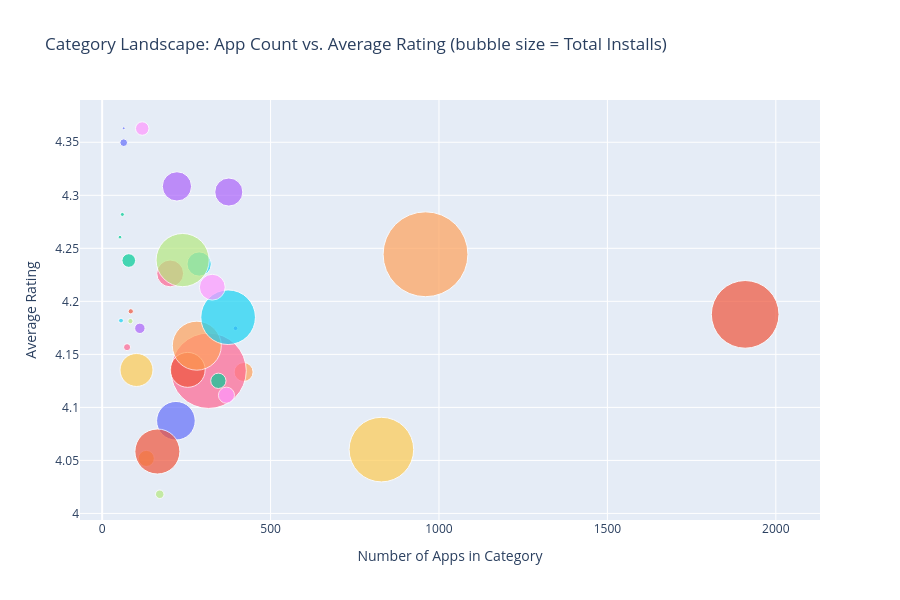

The code cell stored with this chart in its notebook:
### Markdown cell above
## 9. Interactive Visualisation (Plotly)

### Code cell
category_summary = apps.groupby('Category').agg(
    App_Count=('App', 'count'),
    Avg_Rating=('Rating', 'mean'),
    Total_Installs=('Installs', 'sum')
).reset_index()

fig = px.scatter(
    category_summary,
    x='App_Count',
    y='Avg_Rating',
    size='Total_Installs',
    color='Category',
    hover_name='Category',
    size_max=60,
    title='Category Landscape: App Count vs. Average Rating (bubble size = Total Installs)',
    labels={'App_Count': 'Number of Apps in Category', 'Avg_Rating': 'Average Rating'}
)
fig.update_layout(showlegend=False, height=600)
fig.show()

### Figure 1 — Plotly figure (JSON) as saved in the notebook; plotly's stock layout.template omitted (floating-point values rounded to 4 significant figures)
{"data": [{"hovertemplate": "<b>%{hovertext}</b><br><br>Category=ART_AND_DESIGN<br>Number of Apps in Category=%{x}<br>Average Rating=%{y}<br>Total_Installs=%{marker.size}<extra></extra>", "hovertext": ["ART_AND_DESIGN"], "legendgroup": "ART_AND_DESIGN", "marker": {"color": "#636efa", "size": [114338100], "sizemode": "area", "sizeref": 3880000.0, "symbol": "circle"}, "mode": "markers", "name": "ART_AND_DESIGN", "orientation": "v", "showlegend": true, "type": "scatter", "x": [64], "xaxis": "x", "y": [4.35], "yaxis": "y"}, {"hovertemplate": "<b>%{hovertext}</b><br><br>Category=AUTO_AND_VEHICLES<br>Number of Apps in Category=%{x}<br>Average Rating=%{y}<br>Total_Installs=%{marker.size}<extra></extra>", "hovertext": ["AUTO_AND_VEHICLES"], "legendgroup": "AUTO_AND_VEHICLES", "marker": {"color": "#EF553B", "size": [53130211], "sizemode": "area", "sizeref": 3880000.0, "symbol": "circle"}, "mode": "markers", "name": "AUTO_AND_VEHICLES", "orientation": "v", "showlegend": true, "type": "scatter", "x": [85], "xaxis": "x", "y": [4.191], "yaxis": "y"}, {"hovertemplate": "<b>%{hovertext}</b><br><br>Category=BEAUTY<br>Number of Apps in Category=%{x}<br>Average Rating=%{y}<br>Total_Installs=%{marker.size}<extra></extra>", "hovertext": ["BEAUTY"], "legendgroup": "BEAUTY", "marker": {"color": "#00cc96", "size": [27197050], "sizemode": "area", "sizeref": 3880000.0, "symbol": "circle"}, "mode": "markers", "name": "BEAUTY", "orientation": "v", "showlegend": true, "type": "scatter", "x": [53], "xaxis": "x", "y": [4.261], "yaxis": "y"}, {"hovertemplate": "<b>%{hovertext}</b><br><br>Category=BOOKS_AND_REFERENCE<br>Number of Apps in Category=%{x}<br>Average Rating=%{y}<br>Total_Installs=%{marker.size}<extra></extra>", "hovertext": ["BOOKS_AND_REFERENCE"], "legendgroup": "BOOKS_AND_REFERENCE", "marker": {"color": "#ab63fa", "size": [1665969576], "sizemode": "area", "sizeref": 3880000.0, "symbol": "circle"}, "mode": "markers", "name": "BOOKS_AND_REFERENCE", "orientation": "v", "showlegend": true, "type": "scatter", "x": [222], "xaxis": "x", "y": [4.308], "yaxis": "y"}, {"hovertemplate": "<b>%{hovertext}</b><br><br>Category=BUSINESS<br>Number of Apps in Category=%{x}<br>Average Rating=%{y}<br>Total_Installs=%{marker.size}<extra></extra>", "hovertext": ["BUSINESS"], "legendgroup": "BUSINESS", "marker": {"color": "#FFA15A", "size": [697164865], "sizemode": "area", "sizeref": 3880000.0, "symbol": "circle"}, "mode": "markers", "name": "BUSINESS", "orientation": "v", "showlegend": true, "type": "scatter", "x": [420], "xaxis": "x", "y": [4.133], "yaxis": "y"}, {"hovertemplate": "<b>%{hovertext}</b><br><br>Category=COMICS<br>Number of Apps in Category=%{x}<br>Average Rating=%{y}<br>Total_Installs=%{marker.size}<extra></extra>", "hovertext": ["COMICS"], "legendgroup": "COMICS", "marker": {"color": "#19d3f3", "size": [44981150], "sizemode": "area", "sizeref": 3880000.0, "symbol": "circle"}, "mode": "markers", "name": "COMICS", "orientation": "v", "showlegend": true, "type": "scatter", "x": [56], "xaxis": "x", "y": [4.182], "yaxis": "y"}, {"hovertemplate": "<b>%{hovertext}</b><br><br>Category=COMMUNICATION<br>Number of Apps in Category=%{x}<br>Average Rating=%{y}<br>Total_Installs=%{marker.size}<extra></extra>", "hovertext": ["COMMUNICATION"], "legendgroup": "COMMUNICATION", "marker": {"color": "#FF6692", "size": [11039276251], "sizemode": "area", "sizeref": 3880000.0, "symbol": "circle"}, "mode": "markers", "name": "COMMUNICATION", "orientation": "v", "showlegend": true, "type": "scatter", "x": [316], "xaxis": "x", "y": [4.135], "yaxis": "y"}, {"hovertemplate": "<b>%{hovertext}</b><br><br>Category=DATING<br>Number of Apps in Category=%{x}<br>Average Rating=%{y}<br>Total_Installs=%{marker.size}<extra></extra>", "hovertext": ["DATING"], "legendgroup": "DATING", "marker": {"color": "#B6E880", "size": [140926107], "sizemode": "area", "sizeref": 3880000.0, "symbol": "circle"}, "mode": "markers", "name": "DATING", "orientation": "v", "showlegend": true, "type": "scatter", "x": [171], "xaxis": "x", "y": [4.018], "yaxis": "y"}, {"hovertemplate": "<b>%{hovertext}</b><br><br>Category=EDUCATION<br>Number of Apps in Category=%{x}<br>Average Rating=%{y}<br>Total_Installs=%{marker.size}<extra></extra>", "hovertext": ["EDUCATION"], "legendgroup": "EDUCATION", "marker": {"color": "#FF97FF", "size": [352952000], "sizemode": "area", "sizeref": 3880000.0, "symbol": "circle"}, "mode": "markers", "name": "EDUCATION", "orientation": "v", "showlegend": true, "type": "scatter", "x": [119], "xaxis": "x", "y": [4.363], "yaxis": "y"}, {"hovertemplate": "<b>%{hovertext}</b><br><br>Category=ENTERTAINMENT<br>Number of Apps in Category=%{x}<br>Average Rating=%{y}<br>Total_Installs=%{marker.size}<extra></extra>", "hovertext": ["ENTERTAINMENT"], "legendgroup": "ENTERTAINMENT", "marker": {"color": "#FECB52", "size": [2113660000], "sizemode": "area", "sizeref": 3880000.0, "symbol": "circle"}, "mode": "markers", "name": "ENTERTAINMENT", "orientation": "v", "showlegend": true, "type": "scatter", "x": [102], "xaxis": "x", "y": [4.135], "yaxis": "y"}, {"hovertemplate": "<b>%{hovertext}</b><br><br>Category=EVENTS<br>Number of Apps in Category=%{x}<br>Average Rating=%{y}<br>Total_Installs=%{marker.size}<extra></extra>", "hovertext": ["EVENTS"], "legendgroup": "EVENTS", "marker": {"color": "#636efa", "size": [15973161], "sizemode": "area", "sizeref": 3880000.0, "symbol": "circle"}, "mode": "markers", "name": "EVENTS", "orientation": "v", "showlegend": true, "type": "scatter", "x": [64], "xaxis": "x", "y": [4.363], "yaxis": "y"}, {"hovertemplate": "<b>%{hovertext}</b><br><br>Category=FAMILY<br>Number of Apps in Category=%{x}<br>Average Rating=%{y}<br>Total_Installs=%{marker.size}<extra></extra>", "hovertext": ["FAMILY"], "legendgroup": "FAMILY", "marker": {"color": "#EF553B", "size": [8885642505], "sizemode": "area", "sizeref": 3880000.0, "symbol": "circle"}, "mode": "markers", "name": "FAMILY", "orientation": "v", "showlegend": true, "type": "scatter", "x": [1909], "xaxis": "x", "y": [4.188], "yaxis": "y"}, {"hovertemplate": "<b>%{hovertext}</b><br><br>Category=FINANCE<br>Number of Apps in Category=%{x}<br>Average Rating=%{y}<br>Total_Installs=%{marker.size}<extra></extra>", "hovertext": ["FINANCE"], "legendgroup": "FINANCE", "marker": {"color": "#00cc96", "size": [455348734], "sizemode": "area", "sizeref": 3880000.0, "symbol": "circle"}, "mode": "markers", "name": "FINANCE", "orientation": "v", "showlegend": true, "type": "scatter", "x": [345], "xaxis": "x", "y": [4.125], "yaxis": "y"}, {"hovertemplate": "<b>%{hovertext}</b><br><br>Category=FOOD_AND_DRINK<br>Number of Apps in Category=%{x}<br>Average Rating=%{y}<br>Total_Installs=%{marker.size}<extra></extra>", "hovertext": ["FOOD_AND_DRINK"], "legendgroup": "FOOD_AND_DRINK", "marker": {"color": "#ab63fa", "size": [211798751], "sizemode": "area", "sizeref": 3880000.0, "symbol": "circle"}, "mode": "markers", "name": "FOOD_AND_DRINK", "orientation": "v", "showlegend": true, "type": "scatter", "x": [112], "xaxis": "x", "y": [4.175], "yaxis": "y"}, {"hovertemplate": "<b>%{hovertext}</b><br><br>Category=GAME<br>Number of Apps in Category=%{x}<br>Average Rating=%{y}<br>Total_Installs=%{marker.size}<extra></extra>", "hovertext": ["GAME"], "legendgroup": "GAME", "marker": {"color": "#FFA15A", "size": [13968924415], "sizemode": "area", "sizeref": 3880000.0, "symbol": "circle"}, "mode": "markers", "name": "GAME", "orientation": "v", "showlegend": true, "type": "scatter", "x": [960], "xaxis": "x", "y": [4.244], "yaxis": "y"}, {"hovertemplate": "<b>%{hovertext}</b><br><br>Category=HEALTH_AND_FITNESS<br>Number of Apps in Category=%{x}<br>Average Rating=%{y}<br>Total_Installs=%{marker.size}<extra></extra>", "hovertext": ["HEALTH_AND_FITNESS"], "legendgroup": "HEALTH_AND_FITNESS", "marker": {"color": "#19d3f3", "size": [1144022512], "sizemode": "area", "sizeref": 3880000.0, "symbol": "circle"}, "mode": "markers", "name": "HEALTH_AND_FITNESS", "orientation": "v", "showlegend": true, "type": "scatter", "x": [288], "xaxis": "x", "y": [4.235], "yaxis": "y"}, {"hovertemplate": "<b>%{hovertext}</b><br><br>Category=HOUSE_AND_HOME<br>Number of Apps in Category=%{x}<br>Average Rating=%{y}<br>Total_Installs=%{marker.size}<extra></extra>", "hovertext": ["HOUSE_AND_HOME"], "legendgroup": "HOUSE_AND_HOME", "marker": {"color": "#FF6692", "size": [97212461], "sizemode": "area", "sizeref": 3880000.0, "symbol": "circle"}, "mode": "markers", "name": "HOUSE_AND_HOME", "orientation": "v", "showlegend": true, "type": "scatter", "x": [74], "xaxis": "x", "y": [4.157], "yaxis": "y"}, {"hovertemplate": "<b>%{hovertext}</b><br><br>Category=LIBRARIES_AND_DEMO<br>Number of Apps in Category=%{x}<br>Average Rating=%{y}<br>Total_Installs=%{marker.size}<extra></extra>", "hovertext": ["LIBRARIES_AND_DEMO"], "legendgroup": "LIBRARIES_AND_DEMO", "marker": {"color": "#B6E880", "size": [52995910], "sizemode": "area", "sizeref": 3880000.0, "symbol": "circle"}, "mode": "markers", "name": "LIBRARIES_AND_DEMO", "orientation": "v", "showlegend": true, "type": "scatter", "x": [84], "xaxis": "x", "y": [4.181], "yaxis": "y"}, {"hovertemplate": "<b>%{hovertext}</b><br><br>Category=LIFESTYLE<br>Number of Apps in Category=%{x}<br>Average Rating=%{y}<br>Total_Installs=%{marker.size}<extra></extra>", "hovertext": ["LIFESTYLE"], "legendgroup": "LIFESTYLE", "marker": {"color": "#FF97FF", "size": [503823539], "sizemode": "area", "sizeref": 3880000.0, "symbol": "circle"}, "mode": "markers", "name": "LIFESTYLE", "orientation": "v", "showlegend": true, "type": "scatter", "x": [369], "xaxis": "x", "y": [4.111], "yaxis": "y"}, {"hovertemplate": "<b>%{hovertext}</b><br><br>Category=MAPS_AND_NAVIGATION<br>Number of Apps in Category=%{x}<br>Average Rating=%{y}<br>Total_Installs=%{marker.size}<extra></extra>", "hovertext": ["MAPS_AND_NAVIGATION"], "legendgroup": "MAPS_AND_NAVIGATION", "marker": {"color": "#FECB52", "size": [503281890], "sizemode": "area", "sizeref": 3880000.0, "symbol": "circle"}, "mode": "markers", "name": "MAPS_AND_NAVIGATION", "orientation": "v", "showlegend": true, "type": "scatter", "x": [131], "xaxis": "x", "y": [4.052], "yaxis": "y"}, {"hovertemplate": "<b>%{hovertext}</b><br><br>Category=MEDICAL<br>Number of Apps in Category=%{x}<br>Average Rating=%{y}<br>Total_Installs=%{marker.size}<extra></extra>", "hovertext": ["MEDICAL"], "legendgroup": "MEDICAL", "marker": {"color": "#636efa", "size": [39293077], "sizemode": "area", "sizeref": 3880000.0, "symbol": "circle"}, "mode": "markers", "name": "MEDICAL", "orientation": "v", "showlegend": true, "type": "scatter", "x": [396], "xaxis": "x", "y": [4.175], "yaxis": "y"}, {"hovertemplate": "<b>%{hovertext}</b><br><br>Category=NEWS_AND_MAGAZINES<br>Number of Apps in Category=%{x}<br>Average Rating=%{y}<br>Total_Installs=%{marker.size}<extra></extra>", "hovertext": ["NEWS_AND_MAGAZINES"], "legendgroup": "NEWS_AND_MAGAZINES", "marker": {"color": "#EF553B", "size": [2369217760], "sizemode": "area", "sizeref": 3880000.0, "symbol": "circle"}, "mode": "markers", "name": "NEWS_AND_MAGAZINES", "orientation": "v", "showlegend": true, "type": "scatter", "x": [254], "xaxis": "x", "y": [4.135], "yaxis": "y"}, {"hovertemplate": "<b>%{hovertext}</b><br><br>Category=PARENTING<br>Number of Apps in Category=%{x}<br>Average Rating=%{y}<br>Total_Installs=%{marker.size}<extra></extra>", "hovertext": ["PARENTING"], "legendgroup": "PARENTING", "marker": {"color": "#00cc96", "size": [31521110], "sizemode": "area", "sizeref": 3880000.0, "symbol": "circle"}, "mode": "markers", "name": "PARENTING", "orientation": "v", "showlegend": true, "type": "scatter", "x": [60], "xaxis": "x", "y": [4.282], "yaxis": "y"}, {"hovertemplate": "<b>%{hovertext}</b><br><br>Category=PERSONALIZATION<br>Number of Apps in Category=%{x}<br>Average Rating=%{y}<br>Total_Installs=%{marker.size}<extra></extra>", "hovertext": ["PERSONALIZATION"], "legendgroup": "PERSONALIZATION", "marker": {"color": "#ab63fa", "size": [1532494782], "sizemode": "area", "sizeref": 3880000.0, "symbol": "circle"}, "mode": "markers", "name": "PERSONALIZATION", "orientation": "v", "showlegend": true, "type": "scatter", "x": [376], "xaxis": "x", "y": [4.303], "yaxis": "y"}, {"hovertemplate": "<b>%{hovertext}</b><br><br>Category=PHOTOGRAPHY<br>Number of Apps in Category=%{x}<br>Average Rating=%{y}<br>Total_Installs=%{marker.size}<extra></extra>", "hovertext": ["PHOTOGRAPHY"], "legendgroup": "PHOTOGRAPHY", "marker": {"color": "#FFA15A", "size": [4658147655], "sizemode": "area", "sizeref": 3880000.0, "symbol": "circle"}, "mode": "markers", "name": "PHOTOGRAPHY", "orientation": "v", "showlegend": true, "type": "scatter", "x": [281], "xaxis": "x", "y": [4.158], "yaxis": "y"}, {"hovertemplate": "<b>%{hovertext}</b><br><br>Category=PRODUCTIVITY<br>Number of Apps in Category=%{x}<br>Average Rating=%{y}<br>Total_Installs=%{marker.size}<extra></extra>", "hovertext": ["PRODUCTIVITY"], "legendgroup": "PRODUCTIVITY", "marker": {"color": "#19d3f3", "size": [5793091369], "sizemode": "area", "sizeref": 3880000.0, "symbol": "circle"}, "mode": "markers", "name": "PRODUCTIVITY", "orientation": "v", "showlegend": true, "type": "scatter", "x": [374], "xaxis": "x", "y": [4.185], "yaxis": "y"}, {"hovertemplate": "<b>%{hovertext}</b><br><br>Category=SHOPPING<br>Number of Apps in Category=%{x}<br>Average Rating=%{y}<br>Total_Installs=%{marker.size}<extra></extra>", "hovertext": ["SHOPPING"], "legendgroup": "SHOPPING", "marker": {"color": "#FF6692", "size": [1400348785], "sizemode": "area", "sizeref": 3880000.0, "symbol": "circle"}, "mode": "markers", "name": "SHOPPING", "orientation": "v", "showlegend": true, "type": "scatter", "x": [202], "xaxis": "x", "y": [4.226], "yaxis": "y"}, {"hovertemplate": "<b>%{hovertext}</b><br><br>Category=SOCIAL<br>Number of Apps in Category=%{x}<br>Average Rating=%{y}<br>Total_Installs=%{marker.size}<extra></extra>", "hovertext": ["SOCIAL"], "legendgroup": "SOCIAL", "marker": {"color": "#B6E880", "size": [5487867902], "sizemode": "area", "sizeref": 3880000.0, "symbol": "circle"}, "mode": "markers", "name": "SOCIAL", "orientation": "v", "showlegend": true, "type": "scatter", "x": [239], "xaxis": "x", "y": [4.239], "yaxis": "y"}, {"hovertemplate": "<b>%{hovertext}</b><br><br>Category=SPORTS<br>Number of Apps in Category=%{x}<br>Average Rating=%{y}<br>Total_Installs=%{marker.size}<extra></extra>", "hovertext": ["SPORTS"], "legendgroup": "SPORTS", "marker": {"color": "#FF97FF", "size": [1296474498], "sizemode": "area", "sizeref": 3880000.0, "symbol": "circle"}, "mode": "markers", "name": "SPORTS", "orientation": "v", "showlegend": true, "type": "scatter", "x": [327], "xaxis": "x", "y": [4.213], "yaxis": "y"}, {"hovertemplate": "<b>%{hovertext}</b><br><br>Category=TOOLS<br>Number of Apps in Category=%{x}<br>Average Rating=%{y}<br>Total_Installs=%{marker.size}<extra></extra>", "hovertext": ["TOOLS"], "legendgroup": "TOOLS", "marker": {"color": "#FECB52", "size": [8102771915], "sizemode": "area", "sizeref": 3880000.0, "symbol": "circle"}, "mode": "markers", "name": "TOOLS", "orientation": "v", "showlegend": true, "type": "scatter", "x": [829], "xaxis": "x", "y": [4.06], "yaxis": "y"}, {"hovertemplate": "<b>%{hovertext}</b><br><br>Category=TRAVEL_AND_LOCAL<br>Number of Apps in Category=%{x}<br>Average Rating=%{y}<br>Total_Installs=%{marker.size}<extra></extra>", "hovertext": ["TRAVEL_AND_LOCAL"], "legendgroup": "TRAVEL_AND_LOCAL", "marker": {"color": "#636efa", "size": [2894887146], "sizemode": "area", "sizeref": 3880000.0, "symbol": "circle"}, "mode": "markers", "name": "TRAVEL_AND_LOCAL", "orientation": "v", "showlegend": true, "type": "scatter", "x": [219], "xaxis": "x", "y": [4.087], "yaxis": "y"}, {"hovertemplate": "<b>%{hovertext}</b><br><br>Category=VIDEO_PLAYERS<br>Number of Apps in Category=%{x}<br>Average Rating=%{y}<br>Total_Installs=%{marker.size}<extra></extra>", "hovertext": ["VIDEO_PLAYERS"], "legendgroup": "VIDEO_PLAYERS", "marker": {"color": "#EF553B", "size": [3931902720], "sizemode": "area", "sizeref": 3880000.0, "symbol": "circle"}, "mode": "markers", "name": "VIDEO_PLAYERS", "orientation": "v", "showlegend": true, "type": "scatter", "x": [164], "xaxis": "x", "y": [4.058], "yaxis": "y"}, {"hovertemplate": "<b>%{hovertext}</b><br><br>Category=WEATHER<br>Number of Apps in Category=%{x}<br>Average Rating=%{y}<br>Total_Installs=%{marker.size}<extra></extra>", "hovertext": ["WEATHER"], "legendgroup": "WEATHER", "marker": {"color": "#00cc96", "size": [361100520], "sizemode": "area", "sizeref": 3880000.0, "symbol": "circle"}, "mode": "markers", "name": "WEATHER", "orientation": "v", "showlegend": true, "type": "scatter", "x": [79], "xaxis": "x", "y": [4.239], "yaxis": "y"}], "layout": {"height": 600, "legend": {"itemsizing": "constant", "title": {"text": "Category"}, "tracegroupgap": 0}, "showlegend": false, "title": {"text": "Category Landscape: App Count vs. Average Rating (bubble size = Total Installs)"}, "xaxis": {"anchor": "y", "domain": [0, 1], "title": {"text": "Number of Apps in Category"}}, "yaxis": {"anchor": "x", "domain": [0, 1], "title": {"text": "Average Rating"}}}}
